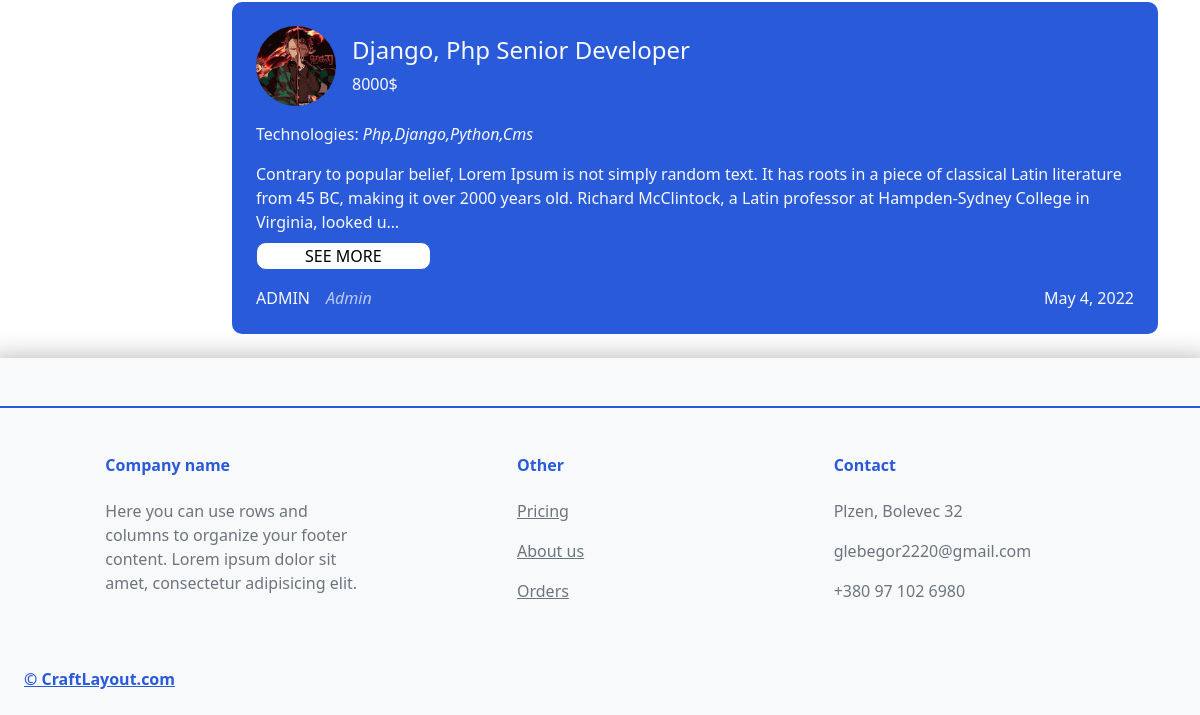
Page /exchange/ (lower part) on the earlier database version.
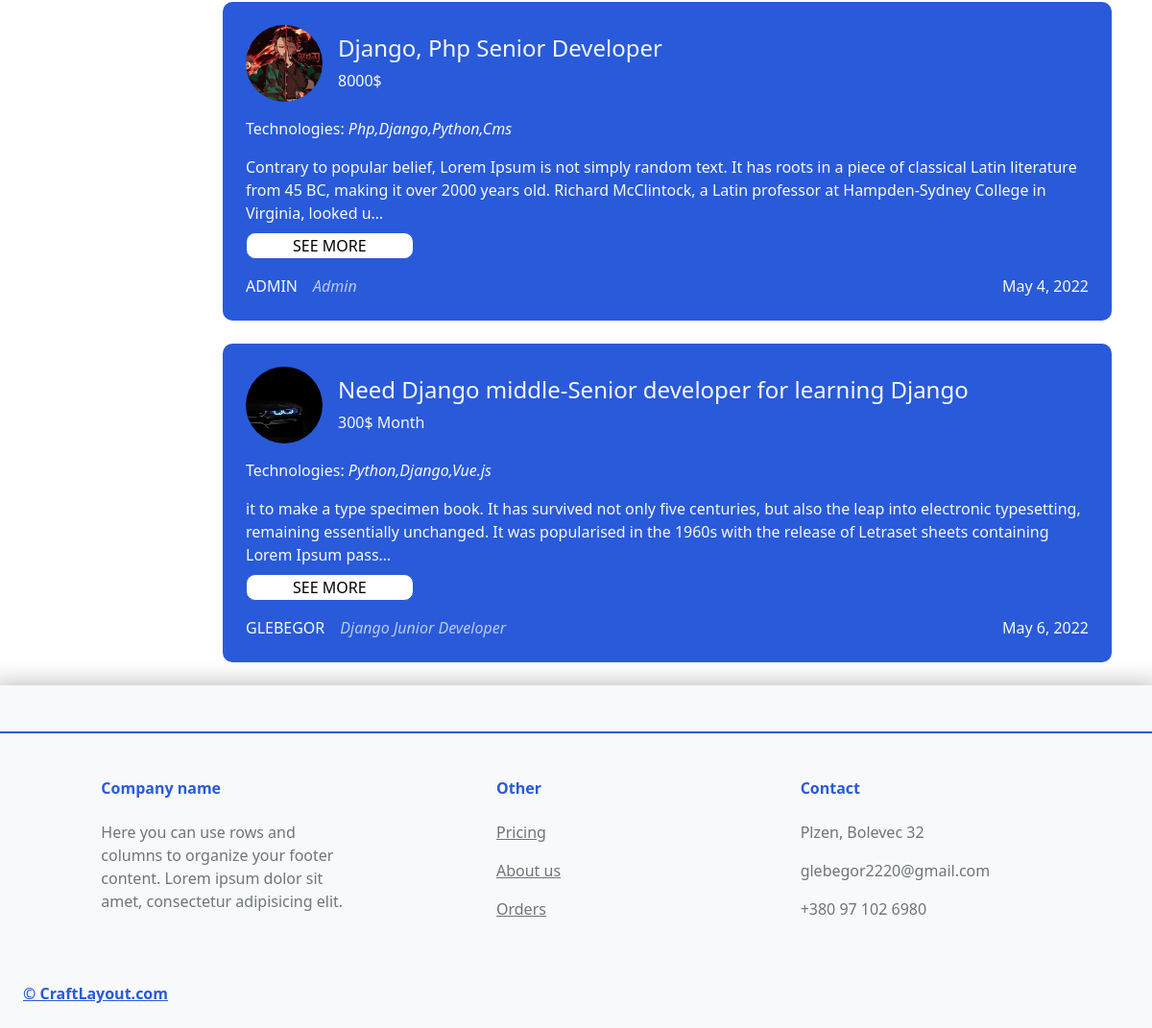
Same page on the later database version.
### exchange/models.py (models this page shows, shortened)
class Exchange(models.Model):
    user = models.ForeignKey(User, on_delete=models.CASCADE)
    title = models.CharField(max_length=255)
    salary = models.CharField(default='Agreements' ,max_length=255)
    text = models.TextField()
    technologies = models.CharField(max_length=255, default=' ')
    date = models.DateField(default=timezone.now)
    id = models.AutoField(primary_key=True)

### users/models.py (models this page shows, shortened)
class Profile(models.Model):
    user = models.OneToOneField(User, on_delete=models.CASCADE)
    Avatar = models.ImageField(default='default.png', upload_to='avatarks')
    banner = models.ImageField(default='default.png', upload_to='banners')
    position = models.CharField(default='Developer', max_length=150)

### exchange/views.py (the view)
# urls.py: path('exchange/', exchViews.exchangePage, name='exchange'),
def exchangePage(request):
    orders = Exchange.objects.all()
    context = {'data': orders}
    return render(request, 'exchange/exchange.html', context)

### exchange/templates/exchange/exchange.html (shortened to what this page needs)
{% extends 'services/main-layout.html' %}
{% block content%}
<div style="min-height: 640px;" class='container'>
    <div class="mt-2 row">
        <div class="col-2">
        </div>
        <div class="col-10">
            {% for order in data%}
            <div class='orderExchange my-4 p-4 text-light'>
                <div class="d-flex pb-3 align-items-center">
                    <img style="width: 80px;height: 80px; border-radius: 50%;" src={{ order.user.profile.Avatar.url}}>
                    <div class="ms-3">
                        <div class="h4">{{ order.title}}</div>
                        <div class="">{{ order.salary}}</div>
                    </div>
                </div>
                <p class="techExchange">Technologies: <em class="">{{ order.technologies}}</em></p>
                <div class="">{{ order.text|truncatechars:250}}</div>
                <a href={{ order.id }}><button class="btnExchange text-uppercase my-2 px-5">See more</button></a>
                <div class="d-flex justify-content-between pt-2">
                    <div class="d-flex">
                        <div class="text-uppercase">{{ order.user|truncatechars:25}}</div>
                        <em class="ps-3" style="opacity: .7;">{{ order.user.profile.position|truncatechars:25}}</em>
                    </div>
                    <div class="">{{ order.date}}</div>
                </div>
            </div>
            {% endfor%}
        </div>
    </div>
</div>
{% endblock%}

Differences in the rows shown:
added Exchange: user.profile.Avatar (picture), title "Need Django middle-Senior developer for learning Django", salary "300$ Month", technologies "Python,Django,Vue.js", text "it to make a type specimen book. It has survived not only five centuries, but also the leap into electronic typesetting, remaining essentially unchanged. It was popularised in the 1960s with the release of Letraset sheets containing Lorem Ipsum pass…", user "GLEBEGOR", user.profile.position "Django Junior Developer", date "May 6, 2022"
